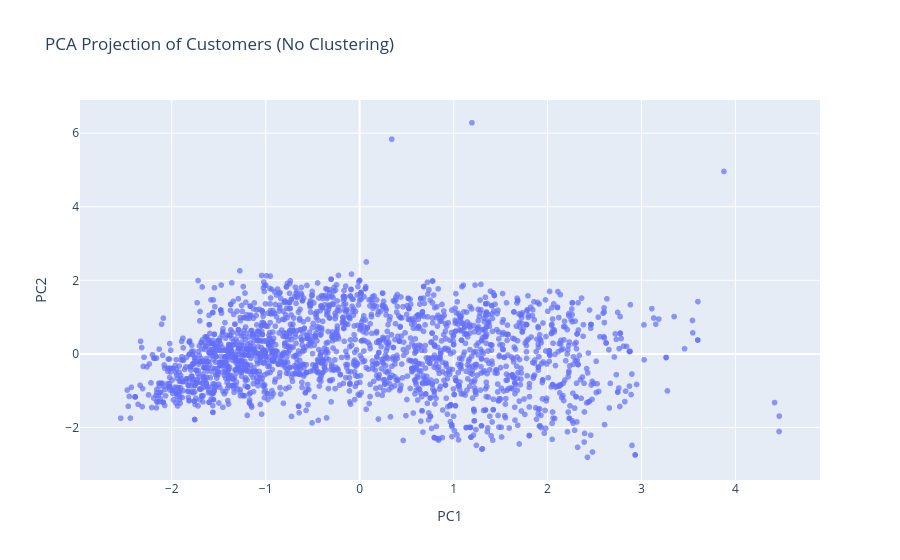

The code cell stored with this chart in its notebook:
### Code cell
import plotly.express as px

fig = px.scatter(
    pca_df,
    x='PC1',
    y='PC2',
    title='PCA Projection of Customers (No Clustering)',
    opacity=0.7
)
fig.show()

### Figure 1 — Plotly figure (JSON) as saved in the notebook; plotly's stock layout.template omitted (floating-point values rounded to 4 significant figures; data arrays with more than 128 entries replaced by an {"elided": "..."} marker saying what was removed)
{"data": [{"hovertemplate": "PC1=%{x}<br>PC2=%{y}<extra></extra>", "legendgroup": "", "marker": {"color": "#636efa", "opacity": 0.7, "symbol": "circle"}, "mode": "markers", "name": "", "showlegend": false, "type": "scattergl", "x": {"elided": "2215 float values"}, "xaxis": "x", "y": {"elided": "2215 float values"}, "yaxis": "y"}], "layout": {"legend": {"tracegroupgap": 0}, "title": {"text": "PCA Projection of Customers (No Clustering)"}, "xaxis": {"anchor": "y", "domain": [0, 1], "title": {"text": "PC1"}}, "yaxis": {"anchor": "x", "domain": [0, 1], "title": {"text": "PC2"}}}}
